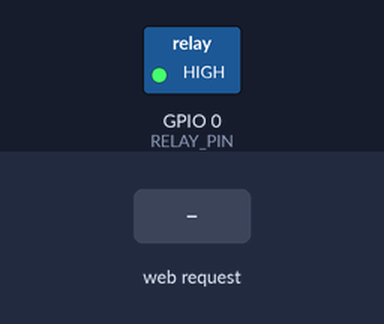
Bench run of a sketch on a simulated ESP8266 (NodeMCU). Shown: switched loads named in the sketch (green lamp = pin HIGH). Inputs (shaded band) come from the test bench. WiFi joins after 1.5 s; servers stay silent unless stated; what the sketch prints to the serial monitor is not drawn.

Above: at 2.7 s.
2.8 s: HTTP request GET /on received
At 3.2 s:
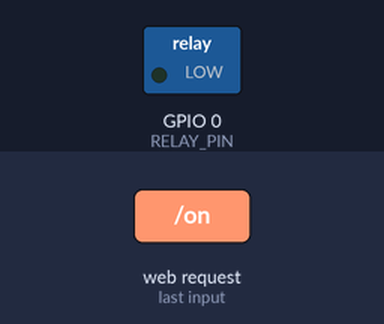
4.3 s: HTTP request GET /off received
At 5.6 s:
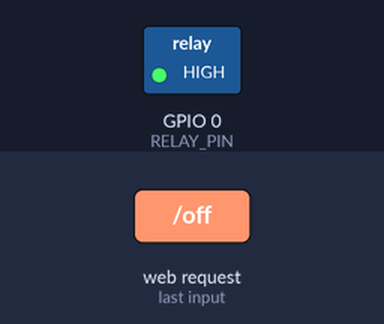
Timing chart, 0 to 7.3 s (numbered marks = the images above; inputs shaded):
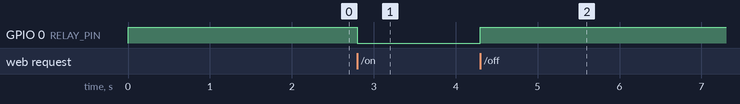

The sketch:

wifi_relay.ino
```cpp
#include <ESP8266WebServer.h>
#include <ESP8266WiFi.h>
#include <ESP8266mDNS.h>

const char *ssid = "Narat";
const char *password = "Likliklik9";

ESP8266WebServer server(80);

#define RELAY_PIN 0 // Relay control (active LOW)

volatile bool relayState = false;

void handle_on() {
    relayState = true;
    digitalWrite(RELAY_PIN, LOW); // active LOW
    server.send(200, "text/plain", "Relay ON");
    Serial.println("Relay ON");
}

void handle_off() {
    relayState = false;
    digitalWrite(RELAY_PIN, HIGH);
    server.send(200, "text/plain", "Relay OFF");
    Serial.println("Relay OFF");
}

void handle_status() {
    server.send(200, "text/plain", relayState ? "ON" : "OFF");
}

void connect_wifi() {
    WiFi.mode(WIFI_STA);
    WiFi.persistent(false);
    WiFi.begin(ssid, password);

    const unsigned long timeoutMs = 20000;
    unsigned long start = millis();

    while (WiFi.status() != WL_CONNECTED) {
        delay(500);
        Serial.print(".");

        if (millis() - start > timeoutMs) {
            Serial.println("\nWiFi connect timed out, restarting...");
            ESP.restart();
        }
    }

    Serial.println("");
    Serial.println("WiFi connected");
    Serial.print("IP address: ");
    Serial.println(WiFi.localIP());
}

void setup() {
    Serial.begin(9600);

    // Ensure relay stays OFF before WiFi setup
    digitalWrite(RELAY_PIN, HIGH);
    pinMode(RELAY_PIN, OUTPUT);

    connect_wifi();

    // mDNS must be started after WiFi is connected
    if (MDNS.begin("wifi-relay")) {
        Serial.println("mDNS responder started: http://wifi-relay.local");
        MDNS.addService("http", "tcp", 80);
    } else {
        Serial.println("Error starting mDNS");
    }

    // HTTP endpoints
    server.on("/on", handle_on);
    server.on("/off", handle_off);
    server.on("/status", handle_status);

    server.begin();
}

void loop() {
    server.handleClient();
    MDNS.update();
}
```

Measured:
- after the input at 2.8 s, GPIO 0 (RELAY_PIN): HIGH → LOW at once
- after the input at 4.3 s, GPIO 0 (RELAY_PIN): LOW → HIGH at once
